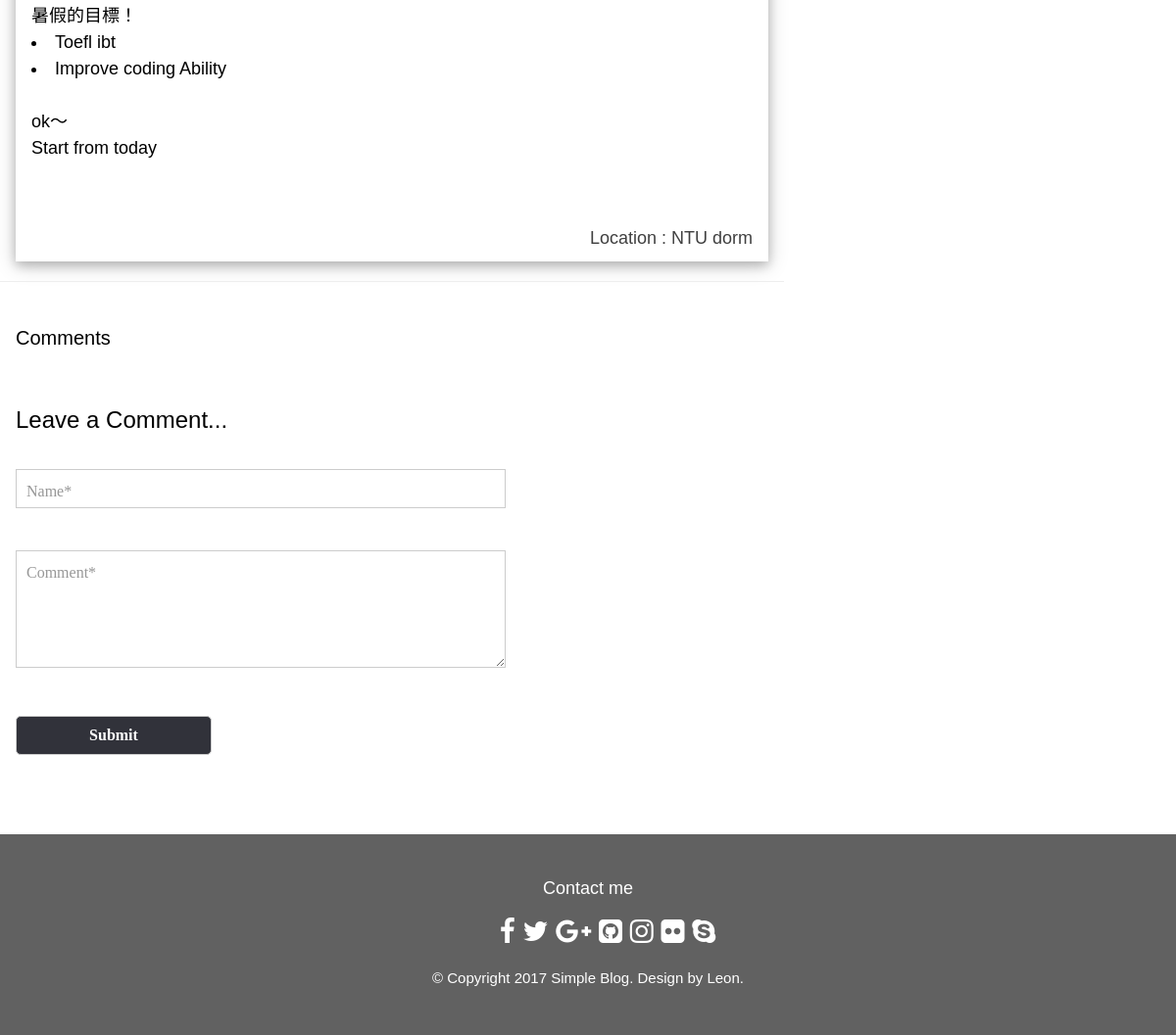
Page /post/12/ (lower part) on the earlier database version.
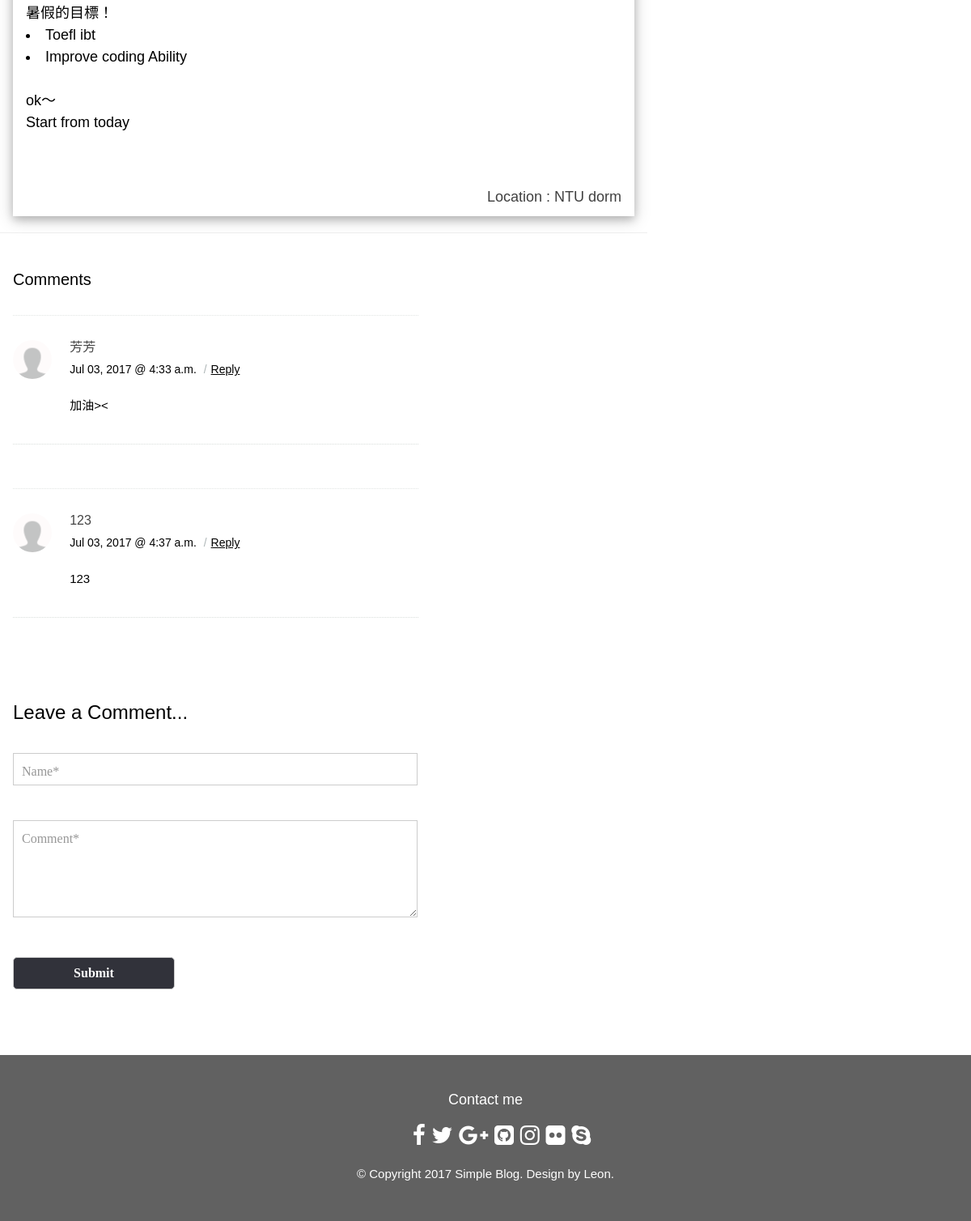
Same page on the later database version.
### blog/models.py (models this page shows, shortened)
class comment(models.Model):
    link_post = models.ForeignKey(Post)
    name = models.CharField(max_length=100, blank=False)
    content = models.TextField(blank=False)
    created_at = models.DateTimeField(auto_now_add=True)

### blog/views.py (the view)
# urls.py: url(r'^post/(?P<pk>\d+)/$', post_detail, name='post_detail'),
def post_detail(request,pk):
    post = Post.objects.get(pk=pk)
    intro = self_intro.objects.get(pk=1)
    comment_blog = comment.objects.filter(link_post_id=pk)
    return render(request,'post.html',
                  {'post':post,
                   'today': str(datetime.now().strftime('%Y-%m-%d')),
                   'current_time': str(datetime.now().strftime('%H:%M:%S')),
                   'intro': intro,
                   'commentlist':comment_blog,
                   })

### templates/post.html (shortened to what this page needs)
<!DOCTYPE html>
<html>
<head>
</head>
<body>
	{% extends 'base.html' %} {% block content %}
	<div class="w3-col l8 s12">
		<div class="w3-card-4 w3-margin w3-white">
			<div class="w3-container">
				{% if post.photo %} <img alt="" src="{{ post.photo }}" style="width:70%"> {% endif %}<br>
				<br>
				<h5>{{post.content|safe|linebreaksbr}}</h5><br>
				<br>
				<h5 align="right" style="color:#404040">Location : {{post.location}}</h5>
			</div>
		</div>
		<hr>
		<div class="w3-col l8 s12" style="float:left">
			<div class="w3-container">
				<div id="comments">
					<h3>Comments</h3>
					{% for comment in commentlist %}
					<ol class="commentlist">
						<li class="depth-1">
							<div class="avatar">{% load static %} <img alt="" class="avatar" height="50" src="{% static 'user-03.png' %}" width="50"></div>
							<div class="comment-content">
								<div class="comment-info">
									<cite>{{ comment.name }}</cite>
									<div class="comment-meta">
										<time class="comment-time" datetime="2014-07-12T23:05">{{ comment.created_at|date:"M d, Y @ P" }}</time> <span class="sep">/</span><a class="reply" href="#">Reply</a>
									</div>
								</div>
								<div class="comment-text">
									<p>{{ comment.content }}</p>
								</div>
							</div>
						</li>
					</ol>
					{% endfor %}
				</div><br>
				<div class="wow bounceInRight" data-wow-offset="10" id="wrapper-A4a">
					<div id="A4a-title-1">
						<h3>Leave a Comment...</h3><br>
					</div>
				</div>
				<form action="/save/" method="post" novalidate="novalidate">
					<input name="username" placeholder="Name*" type="text">
					<br>
					<br>
					<textarea cols="30" maxlength="500" name="content" placeholder="Comment*" rows="8" tabindex="4"></textarea>
					<br>
					<br>
					<input class="btn btn-success" type="submit" value="Submit">
				</form><br>
			</div>
		</div>
	</div>{% endblock %}

Differences in the rows shown:
added comment: name "芳芳", created_at "Jul 03, 2017 @ 4:33 a.m.", content "加油><"
added comment: name "123", created_at "Jul 03, 2017 @ 4:37 a.m.", content "123"
